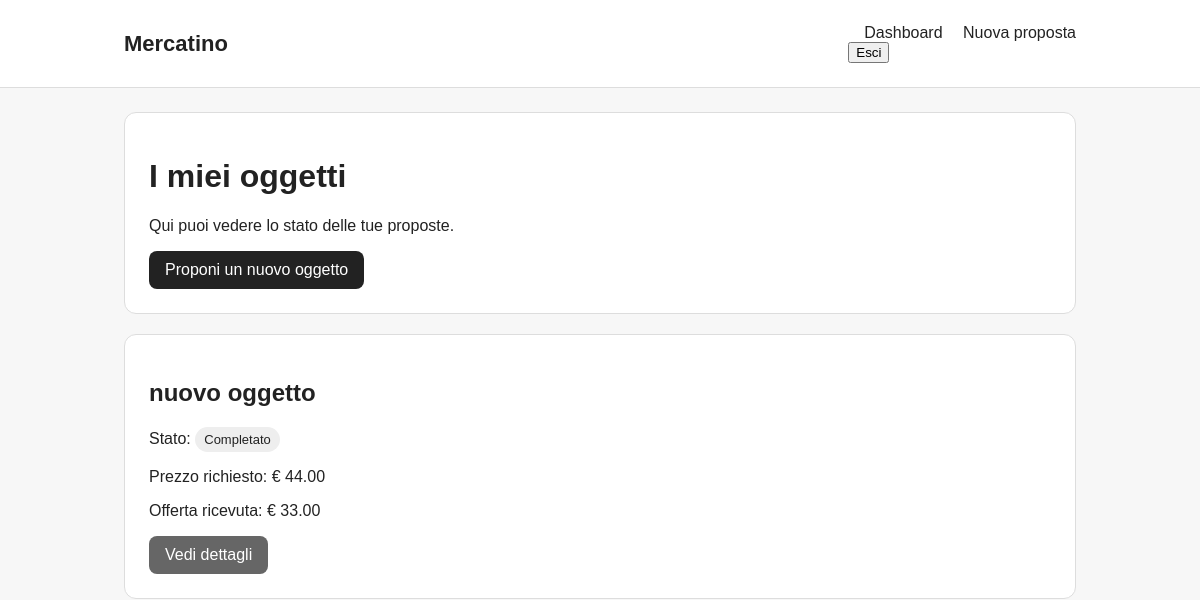
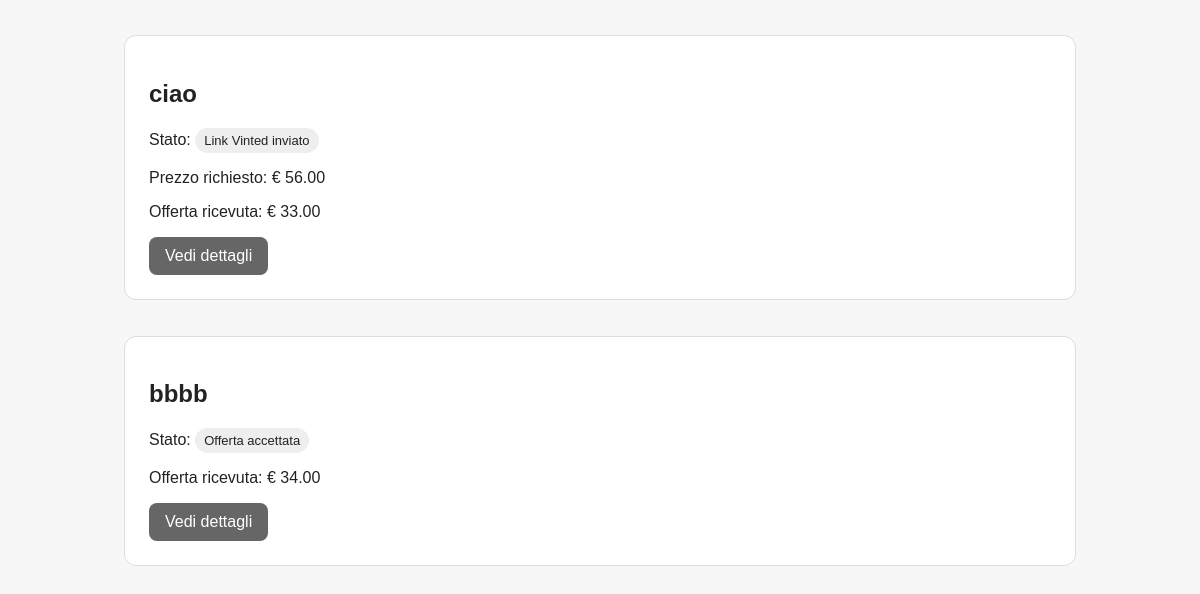
The page / (signed in) on the database as committed earlier (2 pictures, top to bottom).
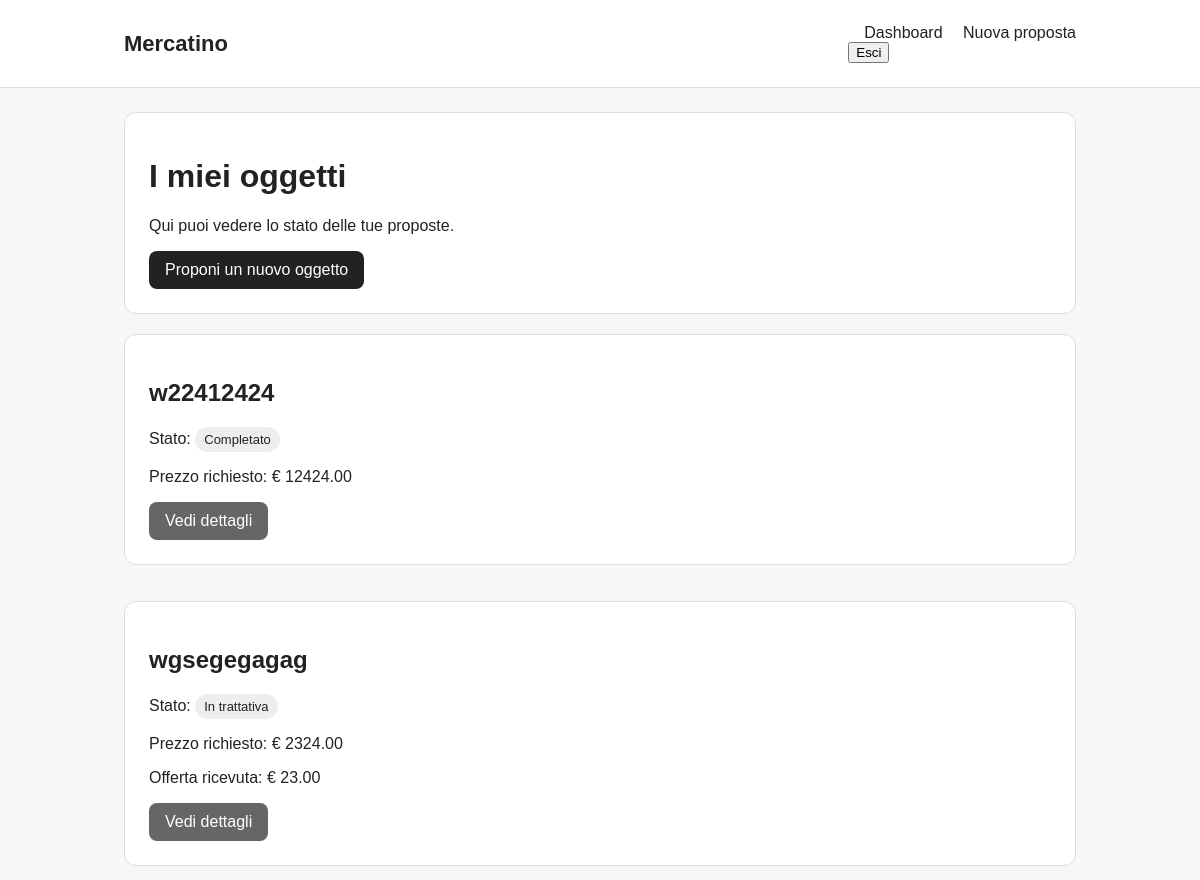
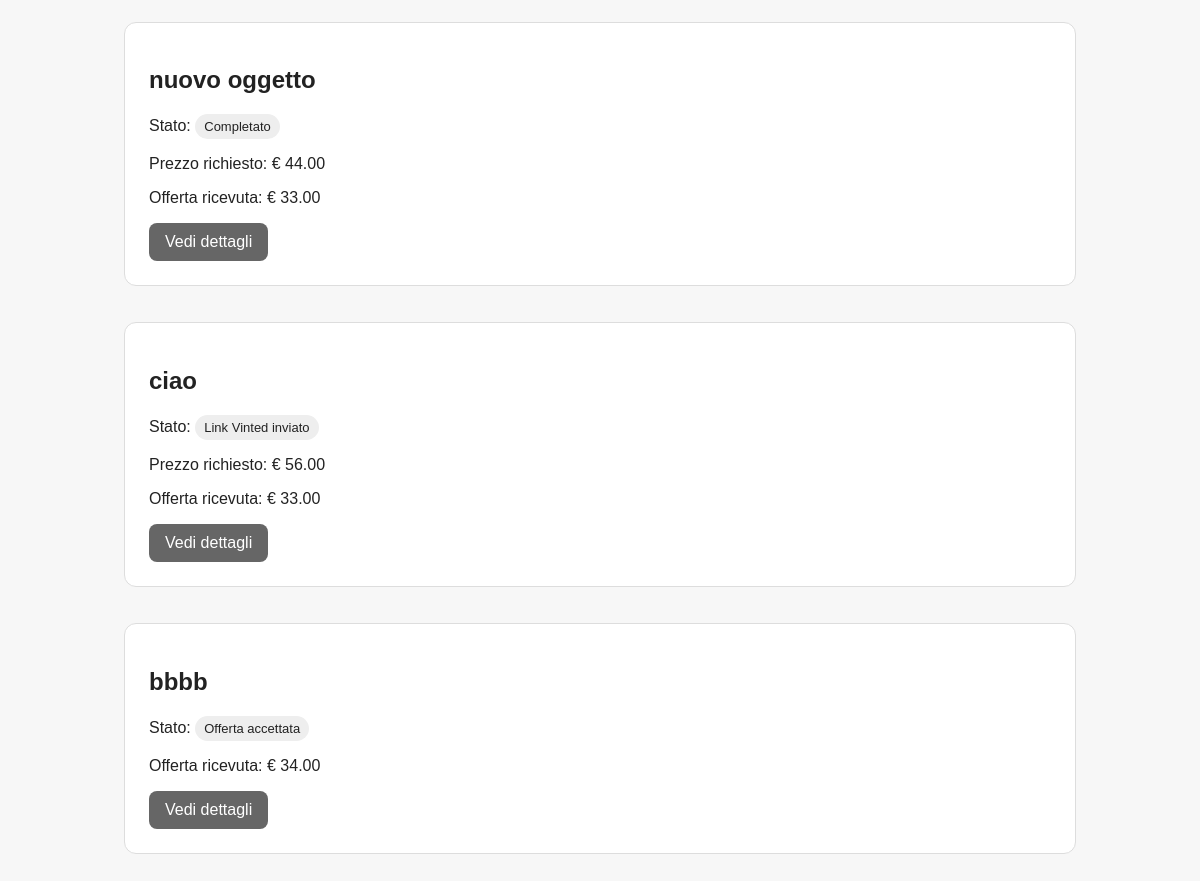
The same page on the database as committed later (2 pictures, top to bottom).
### proposals/models.py (models this page shows, shortened)
class ItemProposal(models.Model):
    class Status(models.TextChoices):
        UNDER_REVIEW = "under_review", "In valutazione"
        NEGOTIATION = "negotiation", "In trattativa"
        OFFER_SENT = "offer_sent", "Offerta inviata"
        OFFER_ACCEPTED = "offer_accepted", "Offerta accettata"
        WAITING_VINTED_LINK = "waiting_vinted_link", "In attesa link Vinted"
        VINTED_LINK_SENT = "vinted_link_sent", "Link Vinted inviato"
        COMPLETED = "completed", "Completato"
        REJECTED = "rejected", "Rifiutato"
    user = models.ForeignKey(
        settings.AUTH_USER_MODEL,
        on_delete=models.CASCADE,
        related_name="proposals",
    )
    title = models.CharField(max_length=120)
    description = models.TextField()
    requested_price = models.DecimalField(
        max_digits=8,
        decimal_places=2,
        null=True,
        blank=True,
    )
    admin_offer = models.DecimalField(
        max_digits=8,
        decimal_places=2,
        null=True,
        blank=True,
    )
    status = models.CharField(
        max_length=30,
        choices=Status.choices,
        default=Status.UNDER_REVIEW,
    )
    vinted_url = models.URLField(blank=True)
    created_at = models.DateTimeField(auto_now_add=True)
    updated_at = models.DateTimeField(auto_now=True)
    offer_seen_by_user = models.BooleanField(default=False)

### proposals/views.py (the view)
# urls.py: path("", dashboard_view, name="dashboard"),
@login_required
def dashboard_view(request):
    proposals = ItemProposal.objects.filter(user=request.user).order_by("-created_at")
    return render(
        request,
        "proposals/dashboard.html",
        {
            "proposals": proposals,
        },
    )

### templates/proposals/dashboard.html (shortened to what this page needs)
{% extends "base.html" %}
{% block content %}
<div class="card">
    <h1>I miei oggetti</h1>
    <p>Qui puoi vedere lo stato delle tue proposte.</p>
    <a class="button" href="{% url 'proposal_create' %}">Proponi un nuovo oggetto</a>
</div>
<div class="proposal-grid">
    {% for proposal in proposals %}
        <div class="card">
            <h2>{{ proposal.title }}</h2>
            <p>
                Stato:
                <span class="badge">{{ proposal.get_status_display }}</span>
            </p>
            {% if proposal.requested_price %}
                <p>Prezzo richiesto: € {{ proposal.requested_price }}</p>
            {% endif %}
            {% if proposal.admin_offer %}
                <p>Offerta ricevuta: € {{ proposal.admin_offer }}</p>
            {% endif %}
            <a class="button secondary" href="{% url 'proposal_detail' proposal.pk %}">
                Vedi dettagli
            </a>
        </div>
    {% empty %}
        <div class="card">
            <p>Non hai ancora inviato nessuna proposta.</p>
        </div>
    {% endfor %}
</div>
{% endblock %}

### templates/base.html (shortened to what this page needs)
{% load static %}
<!DOCTYPE html>
<html lang="it">
<head>
    <link rel="stylesheet" href="{% static 'css/style.css' %}">
</head>
<body>
<header class="site-header">
    <div class="container header-inner">
        <a href="{% url 'dashboard' %}" class="logo">Mercatino</a>
        <nav>
            {% if user.is_authenticated %}
                <a href="{% url 'dashboard' %}">Dashboard</a>
                <a href="{% url 'proposal_create' %}">Nuova proposta</a>
                <form method="POST" action="{% url 'logout' %}">
                    <button type="submit" class="logout-button">Esci</button>
                </form>
            {% else %}
                <a href="{% url 'login' %}">Accedi</a>
                <a href="{% url 'register' %}">Registrati</a>
            {% endif %}
        </nav>
    </div>
</header>
<main class="container">
    {% block content %}{% endblock %}
</main>
</body>
</html>

### static/css/style.css (style rules this page uses)
* { box-sizing: border-box; }
body { margin: 0; font-family: Arial, sans-serif; background: #f7f7f7; color: #222; }
.container { max-width: 1000px; margin: 0 auto; padding: 24px; }
.site-header { background: #fff; border-bottom: 1px solid #ddd; }
.header-inner { display: flex; align-items: center; justify-content: space-between; }
.logo { font-weight: bold; font-size: 22px; text-decoration: none; color: #222; }
nav a { margin-left: 16px; text-decoration: none; color: #222; }
.card { background: #fff; border: 1px solid #ddd; border-radius: 12px; padding: 24px; margin-bottom: 20px; }
.button { display: inline-block; background: #222; color: #fff; padding: 10px 16px; border-radius: 8px; text-decoration: none; border: none; cursor: pointer; }
.button.secondary { background: #666; }
.badge { display: inline-block; padding: 5px 9px; border-radius: 999px; font-size: 13px; background: #eee; }
.proposal-grid { display: grid; gap: 16px; }

Rows that differ between the two databases and show on the page:
added ItemProposal: title "w22412424", status "Completato", requested_price "12424.00"
added ItemProposal: title "wgsegegagag", status "In trattativa", requested_price "2324.00", admin_offer "23.00"
